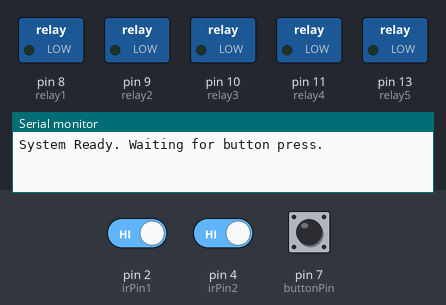
A sketch run on a simulated Arduino Uno, built with avr-gcc and run on an emulated ATmega328P. On the bench: switched loads named in the sketch (green lamp = pin HIGH), the last lines printed to the serial monitor. The inputs (shaded band) are chosen by the test bench; at power-on: pin 7 (buttonPin) HIGH, pin 4 (irPin2) HIGH, pin 2 (irPin1) HIGH.

Above: at 1.2 s.
1.3 s: pin 7 (buttonPin) pulled LOW for 0.15 s
At 2.1 s:
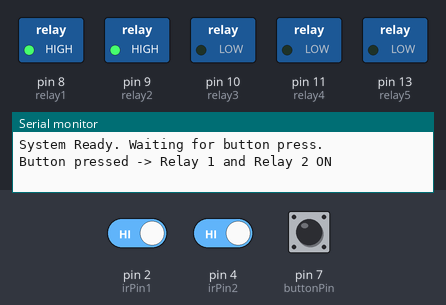
At 7.1 s:
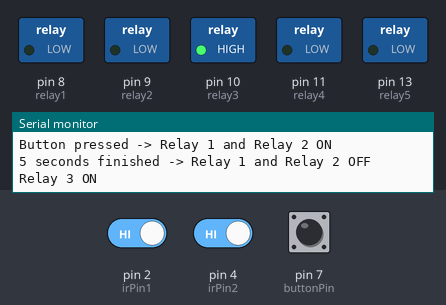
7.4 s: pin 4 (irPin2) driven LOW
At 8.3 s:
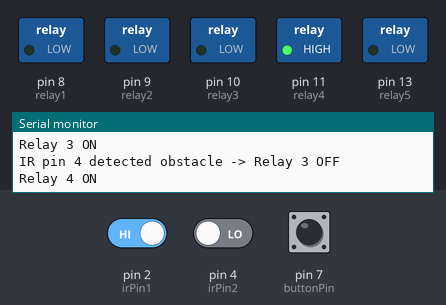
Timing chart, 0 to 18.9 s (numbered marks = the images above; inputs shaded):
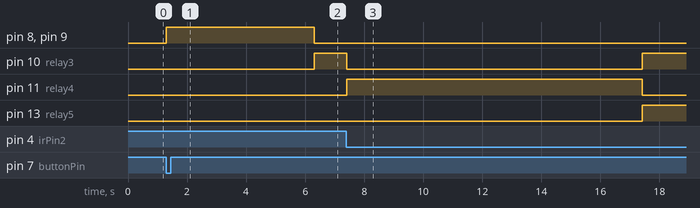

Measured:
- after the input at 1.3 s, pin 8 (relay1), pin 9 (relay2): LOW → HIGH at once, → LOW 5.0 s later; pin 10 (relay3): LOW → HIGH after 5.0 s
- after the input at 7.4 s, pin 10 (relay3): HIGH → LOW at once, → HIGH 10.0 s later; pin 11 (relay4): LOW → HIGH at once, → LOW 10.0 s later; pin 13 (relay5): LOW → HIGH after 10.0 s

The sketch:

HairNexus.ino
```cpp
// --- Input Pins ---
const int buttonPin = 7;
const int irPin1 = 2;   // Turns OFF Relays 3 and 5
const int irPin2 = 4;   // Turns OFF Relay 3 and starts Relay 4

// --- Relay Output Pins ---
const int relay1 = 8;
const int relay2 = 9;
const int relay3 = 10;
const int relay4 = 11;
const int relay5 = 13;

// --- Logic Definitions ---
const int RELAY_ON = HIGH;
const int RELAY_OFF = LOW;

const int BUTTON_PRESSED = LOW;
const int OBJECT_DETECTED = LOW;

// --- Timer Durations ---
const unsigned long relay12Duration = 5000;  // 5 seconds
const unsigned long relay4Duration = 10000; // 10 seconds

// --- Previous Input States ---
bool lastButtonState = HIGH;
bool lastIrPin1State = HIGH;
bool lastIrPin2State = HIGH;

// --- System States ---
enum SystemState {
  WAITING_FOR_BUTTON,
  RELAYS_1_2_RUNNING,
  RELAY_3_RUNNING,
  RELAY_4_RUNNING,
  RELAYS_3_5_RUNNING
};

SystemState systemState = WAITING_FOR_BUTTON;

// --- Timers ---
unsigned long relay12StartTime = 0;
unsigned long relay4StartTime = 0;

void setup() {
  Serial.begin(9600);

  // Configure input pins
  pinMode(buttonPin, INPUT_PULLUP);
  pinMode(irPin1, INPUT);
  pinMode(irPin2, INPUT);

  // Configure relay output pins
  pinMode(relay1, OUTPUT);
  pinMode(relay2, OUTPUT);
  pinMode(relay3, OUTPUT);
  pinMode(relay4, OUTPUT);
  pinMode(relay5, OUTPUT);

  // Turn all relays OFF at startup
  digitalWrite(relay1, RELAY_OFF);
  digitalWrite(relay2, RELAY_OFF);
  digitalWrite(relay3, RELAY_OFF);
  digitalWrite(relay4, RELAY_OFF);
  digitalWrite(relay5, RELAY_OFF);

  Serial.println("System Ready. Waiting for button press.");
}

void loop() {
  unsigned long currentMillis = millis();

  bool buttonState = digitalRead(buttonPin);
  bool irPin1State = digitalRead(irPin1);
  bool irPin2State = digitalRead(irPin2);

  // Detect a new button press
  bool newButtonPress =
    (lastButtonState == HIGH &&
     buttonState == BUTTON_PRESSED);

  // Detect a new obstacle on IR pin 4
  bool newObstacleOnPin4 =
    (lastIrPin2State == HIGH &&
     irPin2State == OBJECT_DETECTED);

  // Detect a new obstacle on IR pin 2
  bool newObstacleOnPin2 =
    (lastIrPin1State == HIGH &&
     irPin1State == OBJECT_DETECTED);

  // ==========================================
  // WAITING FOR BUTTON
  // ==========================================

  if (systemState == WAITING_FOR_BUTTON) {
    if (newButtonPress) {
      digitalWrite(relay1, RELAY_ON);
      digitalWrite(relay2, RELAY_ON);

      relay12StartTime = currentMillis;
      systemState = RELAYS_1_2_RUNNING;

      Serial.println("Button pressed -> Relay 1 and Relay 2 ON");
    }
  }

  // ==========================================
  // RELAYS 1 AND 2 RUN FOR 5 SECONDS
  // ==========================================

  else if (systemState == RELAYS_1_2_RUNNING) {
    if (currentMillis - relay12StartTime >= relay12Duration) {
      digitalWrite(relay1, RELAY_OFF);
      digitalWrite(relay2, RELAY_OFF);

      digitalWrite(relay3, RELAY_ON);
      systemState = RELAY_3_RUNNING;

      Serial.println("5 seconds finished -> Relay 1 and Relay 2 OFF");
      Serial.println("Relay 3 ON");
    }
  }

  // ==========================================
  // RELAY 3 RUNS UNTIL IR PIN 4 DETECTS
  // ==========================================

  else if (systemState == RELAY_3_RUNNING) {
    if (newObstacleOnPin4) {
      digitalWrite(relay3, RELAY_OFF);
      digitalWrite(relay4, RELAY_ON);

      relay4StartTime = currentMillis;
      systemState = RELAY_4_RUNNING;

      Serial.println("IR pin 4 detected obstacle -> Relay 3 OFF");
      Serial.println("Relay 4 ON");
    }
  }

  // ==========================================
  // RELAY 4 RUNS FOR 10 SECONDS
  // ==========================================

  else if (systemState == RELAY_4_RUNNING) {
    if (currentMillis - relay4StartTime >= relay4Duration) {
      digitalWrite(relay4, RELAY_OFF);

      // After Relay 4 turns OFF,
      // Relays 3 and 5 turn ON
      digitalWrite(relay3, RELAY_ON);
      digitalWrite(relay5, RELAY_ON);

      systemState = RELAYS_3_5_RUNNING;

      Serial.println("10 seconds finished -> Relay 4 OFF");
      Serial.println("Relay 3 and Relay 5 ON");
    }
  }

  // ==========================================
  // RELAYS 3 AND 5 RUN UNTIL IR PIN 2 DETECTS
  // ==========================================

  else if (systemState == RELAYS_3_5_RUNNING) {
    if (newObstacleOnPin2) {
      digitalWrite(relay3, RELAY_OFF);
      digitalWrite(relay5, RELAY_OFF);

      systemState = WAITING_FOR_BUTTON;

      Serial.println("IR pin 2 detected obstacle");
      Serial.println("Relay 3 and Relay 5 OFF");
      Serial.println("System ready for the next button press");
    }
  }

  // Save previous input states
  lastButtonState = buttonState;
  lastIrPin1State = irPin1State;
  lastIrPin2State = irPin2State;

  // Basic debounce delay
  delay(20);
}
```
